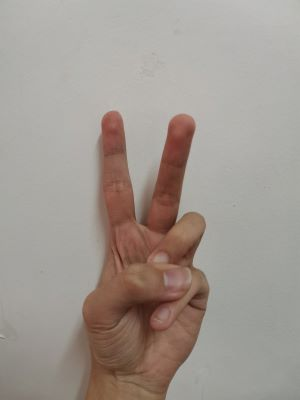
//> input picture hls/2pic.jpg, 300 x 400 px, given in place of liantong.jpg, which was not available
$ ./connected_domain   (built with g++ and OpenCV 4)
//> lines starting //> are read from the running program, lines starting //| are printed output that depends on the picture; after the words box and inside, x2 and y2 are one past the last pixel; in counts of white or black regions, pixels touching at a corner belong together; pictures that were not available may be replaced by others from this repository, and a replacement may not be noted
/*
 * @Date: 2020-06-15 15:24:41
 * @LastEditors: LHD
 * @LastEditTime: 2020-06-19 19:58:27
 * @FilePath: \c++exercise\liantong.cpp
 * @Description:
 */

#include <opencv2\opencv.hpp>
#include <iostream>
#include <vector>
#include <stack>
using namespace std;
using namespace cv;

typedef struct _Feather
{
    int label;        // 连通域的label值
    int area;         // 连通域的面积
    Rect boundingbox; // 连通域的外接矩形框
} Feather;
int labelmax, areamax = 0;
int count[400][300];

/**
 * @description: 求连通域标签
 * @param {type}
   Input:
    src: 待检测连通域的二值化图像
   Output:
    dst: 标记后的图像
    featherList: 连通域特征的清单
 * @return: 连通域数量。
 */
int bwLabel(Mat &src, Mat &dst, vector<Feather> &featherList, int num[][300])
{
    int rows = src.rows;
    int cols = src.cols;

    int labelValue = 0;
    Point seed, neighbor;
    stack<Point> pointStack; // 堆栈

    int area = 0;         // 用于计算连通域的面积
    int leftBoundary = 0; // 连通域的左边界，即外接最小矩形的左边框，横坐标值，依此类推
    int rightBoundary = 0;
    int topBoundary = 0;
    int bottomBoundary = 0;
    Rect box; // 外接矩形框
    Feather feather;

    featherList.clear(); // 清除数组

    dst.release();
    dst = src.clone();

    for (int i = 0; i < rows; i++)
    {
        //uchar *pRow = dst.ptr<uchar>(i);
        for (int j = 0; j < cols; j++)
        {
            num[j][i] = dst.at<uchar>(i, j);
            if (dst.at<uchar>(i, j) == 255)
            {
                area = 0;
                labelValue++;       // labelValue最大为254，最小为1.
                seed = Point(j, i); // Point（横坐标，纵坐标）
                dst.at<uchar>(seed) = labelValue;
                num[j][i] = labelValue;
                pointStack.push(seed);

                area++;
                leftBoundary = seed.x;
                rightBoundary = seed.x;
                topBoundary = seed.y;
                bottomBoundary = seed.y;

                while (!pointStack.empty())
                {
                    neighbor = Point(seed.x + 1, seed.y);
                    if ((seed.x != (cols - 1)) && (dst.at<uchar>(neighbor) == 255))
                    {
                        dst.at<uchar>(neighbor) = labelValue;
                        pointStack.push(neighbor);

                        area++;
                        if (rightBoundary < neighbor.x)
                            rightBoundary = neighbor.x;
                    }

                    neighbor = Point(seed.x, seed.y + 1);
                    if ((seed.y != (rows - 1)) && (dst.at<uchar>(neighbor) == 255))
                    {
                        dst.at<uchar>(neighbor) = labelValue;
                        pointStack.push(neighbor);

                        area++;
                        if (bottomBoundary < neighbor.y)
                            bottomBoundary = neighbor.y;
                    }

                    neighbor = Point(seed.x - 1, seed.y);
                    if ((seed.x != 0) && (dst.at<uchar>(neighbor) == 255))
                    {
                        dst.at<uchar>(neighbor) = labelValue;
                        pointStack.push(neighbor);

                        area++;
                        if (leftBoundary > neighbor.x)
                            leftBoundary = neighbor.x;
                    }

                    neighbor = Point(seed.x, seed.y - 1);
                    if ((seed.y != 0) && (dst.at<uchar>(neighbor) == 255))
                    {
                        dst.at<uchar>(neighbor) = labelValue;
                        pointStack.push(neighbor);

                        area++;
                        if (topBoundary > neighbor.y)
                            topBoundary = neighbor.y;
                    }

                    seed = pointStack.top();
                    pointStack.pop();
                }
                box = Rect(leftBoundary, topBoundary, rightBoundary - leftBoundary, bottomBoundary - topBoundary);
                rectangle(src, box, 255);
                feather.area = area;
                feather.boundingbox = box;
                feather.label = labelValue;
                featherList.push_back(feather);
                //  num[i][j] = labelValue;
            }
        }
    }
    return labelValue;
}

int main(int argc, char *argv[])
{
    Mat src(imread("liantong.jpg", 0));
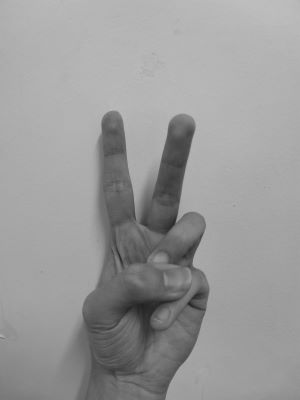
//> src: 400 rows x 300 cols, CV_8UC1; min 34, max 193, mean 153.5
    threshold(src, src, 127, 255, THRESH_BINARY); // 二值化图像
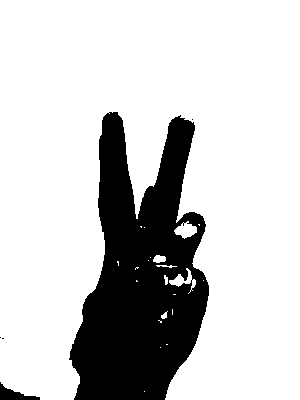
//> src: 400 rows x 300 cols, CV_8UC1; 79% white; 5 black regions (3 under 20 px), largest, box (x1, y1, x2, y2) and area: (69, 112, 209, 400) 24857, (0, 382, 40, 400) 307
    vector<Feather> featherList;                  // 存放连通域特征
    Mat dst;
    int num[400][300];
    cout << "number：" << bwLabel(src, dst, featherList, num) << endl;
//> after the loop in bwLabel, `for (int i = 0; i < rows; i++)`:
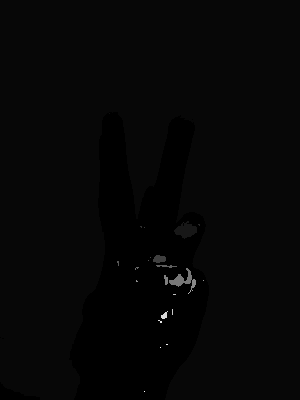
//> dst: 400 rows x 300 cols, CV_8UC1; min 0, max 32, mean 0.8; drawn with min black and max white
//> after the loop in bwLabel, `for (int i = 0; i < rows; i++)`:
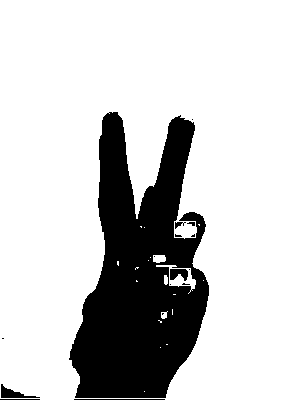
//> src: 400 rows x 300 cols, CV_8UC1; 79.3% white; 16 black regions (9 under 20 px), largest, box (x1, y1, x2, y2) and area: (69, 112, 209, 398) 24266, (1, 384, 40, 398) 211, (170, 269, 188, 281) 157
//> after the loop in bwLabel, `for (int i = 0; i < rows; i++)`: area = 1; labelValue = 32; seed = Point(144, 391); pointStack = 0 items; leftBoundary = 144; topBoundary = 391
//| number：32
//> featherList = 32 items

    // cout << "label" << "\t" << "area" << endl;
    for (vector<Feather>::iterator it = featherList.begin(); it < featherList.end(); it++)
    {

        cout << it->label << "\t" << it->area << endl;
        if (it->area > areamax)
        {
            labelmax = it->label;
            areamax = it->area;
        }
        rectangle(dst, it->boundingbox, 255);
    }
//> this loop made 32 passes
//> (labelmax, areamax) on pass 1: (1, 94151)
//> it->boundingbox on passes 2 to 7: Rect(109, 113, 0, 0), Rect(174, 221, 22, 17), Rect(183, 222, 0, 0), Rect(198, 224, 1, 1), Rect(140, 226, 1, 1), Rect(144, 227, 0, 0)
//| 1	94151
//| 2	1
//| 3	242
//| 4	1
//| 5	3
//| 6	3
//| 7	1
//| 8	80
//> (output is shown up to pass 8 of 32)
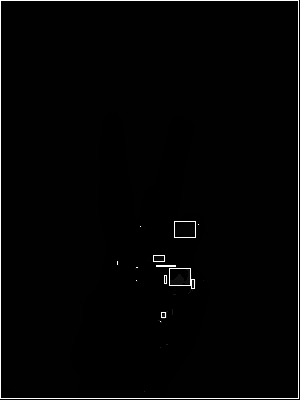
//> dst: 400 rows x 300 cols, CV_8UC1; 1.41% of pixels changed, all inside (x1, y1, x2, y2) = (0, 0, 299, 399)
//> after the loop, labelmax = 1; areamax = 94151

    for (int i = 0; i < src.rows; i++)
    {
        for (int j = 0; j < src.cols; j++)
        {
            //cout << num[i][j];
            if (dst.at<uchar>(i, j) != labelmax)
                dst.at<uchar>(i, j) = 0;
            else
                dst.at<uchar>(i, j) = 255;
        }
        // cout << endl;
    }
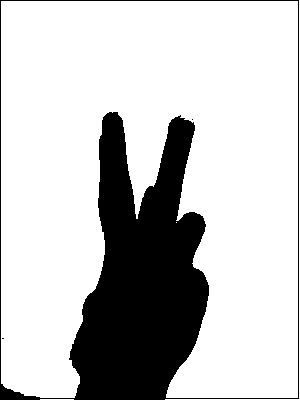
//> dst: 400 rows x 300 cols, CV_8UC1; 77.4% white; 3 black regions (2 under 20 px), largest, box (x1, y1, x2, y2) and area: (0, 0, 299, 400) 27092

    imshow("src", src);
    imshow("dst", dst);

    waitKey();
    //destroyAllWindows();

    system("pause");
    return 0;
}

$ run again, on hls/5pic.jpg
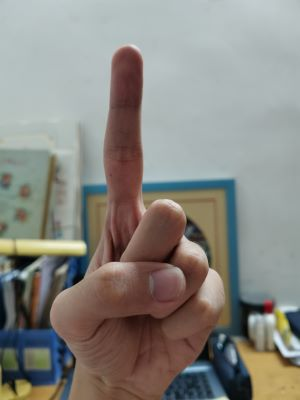
//> input picture hls/5pic.jpg, 300 x 400 px, given in place of liantong.jpg, which was not available
//> after the loop in bwLabel, `for (int i = 0; i < rows; i++)`:
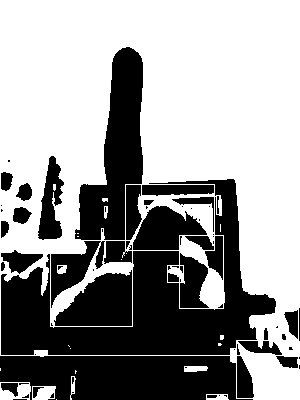
//> src: 400 rows x 300 cols, CV_8UC1; 60% white; 73 black regions (38 under 20 px), largest, box (x1, y1, x2, y2) and area: (1, 179, 276, 355) 16840, (0, 356, 253, 400) 9139, (75, 47, 143, 240) 6905
//> after the loop in bwLabel, `for (int i = 0; i < rows; i++)`: area = 1; labelValue = 39; seed = Point(56, 399); pointStack = 0 items; leftBoundary = 56; topBoundary = 399
//| number：39
//> featherList = 39 items
//> the loop `for (vector<Feather>::iterator it = featherList.begin(); it < featherL..` made 39 passes
//> (labelmax, areamax) on pass 1: (1, 63123)
//> (printed output is left out)
//> after the loop `for (vector<Feather>::iterator it = featherList.begin(); it < featherL..`: labelmax = 1; areamax = 63123
//> after the loop `for (int i = 0; i < src.rows; i++)`:
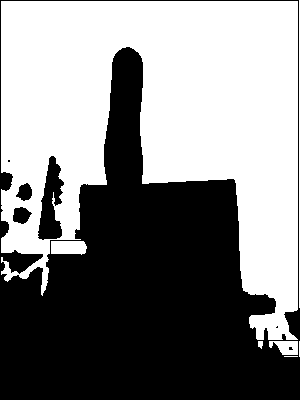
//> dst: 400 rows x 300 cols, CV_8UC1; 51.8% white; 7 black regions (3 under 20 px), largest, box (x1, y1, x2, y2) and area: (0, 0, 300, 400) 56105, (38, 156, 64, 240) 1281, (13, 207, 32, 224) 228, (16, 183, 32, 201) 194
